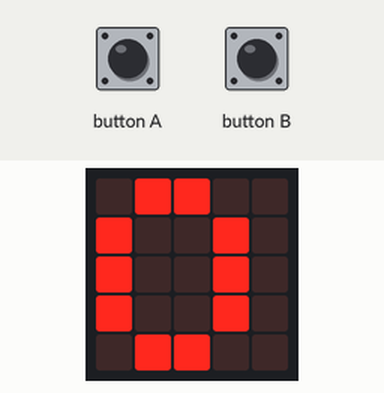
Simulated run of this program. Board: BBC micro:bit running MicroPython. Parts: the board's 5×5 LED display. Inputs (shaded band) come from the test bench.

Above: at 1.2 s.
1.3 s: button A pressed for 0.15 s
At 4.1 s:
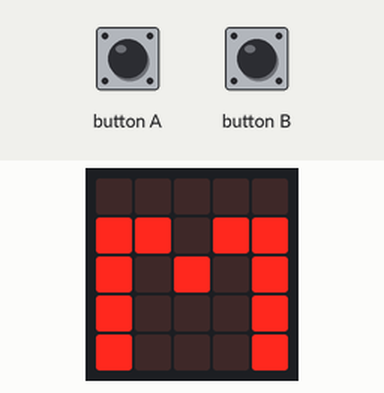
4.4 s: button A pressed for 1 s
At 8.3 s:
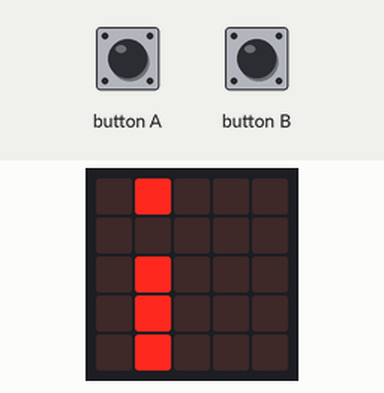
8.4 s: button A pressed for 0.15 s
At 11.4 s:
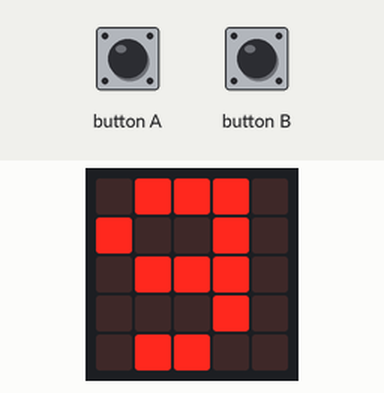
11.5 s: button A pressed for 3.2 s
At 17.6 s:
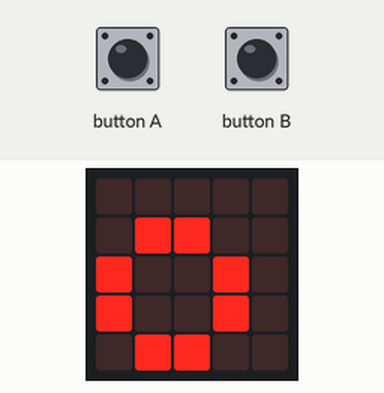
17.7 s: button B pressed for 0.15 s
At 19.3 s:
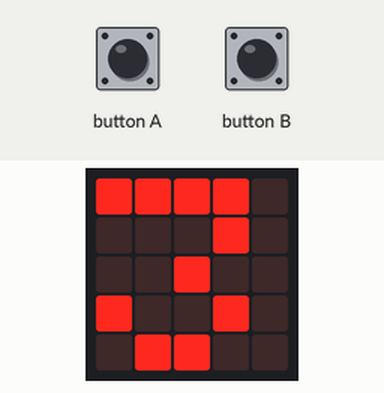
20.8 s: button B pressed for 1 s
At 22.4 s:
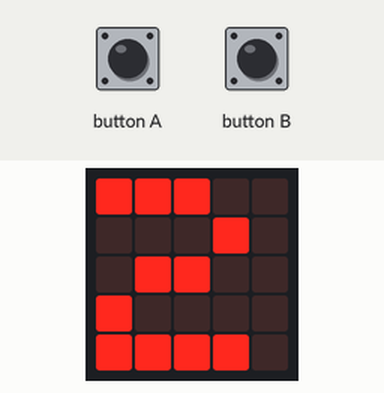
Timing chart, 0 to 23.9 s (numbered marks = the images above; inputs shaded):
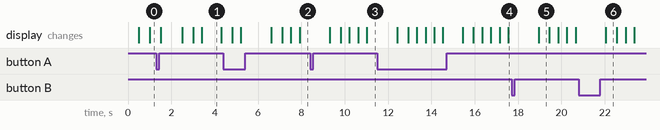

Measured:
- what the display in image 1 shows lasts 0.9 s, from 3.4 s to 4.3 s
- what the display in image 5 shows lasts 0.5 s, from 18.9 s to 19.4 s

The program:

proyecto5-main.py
```python
# Imports go at the top
from microbit import *
i=0
amigos=["a","am","ami","amig","amigo","migo","igo","go","o"]

while True:
    if button_a.get_presses():
        i=i+1
        sleep(500)
    elif button_b.get_presses():
        i=i-1
        sleep(500)

    if i>len(amigos)-1:
        i=0
    elif i<0:
        i=len(amigos)-1
    else:
        display.show(i)
        sleep(500)
        display.show(amigos[i])
        sleep(500)
```
